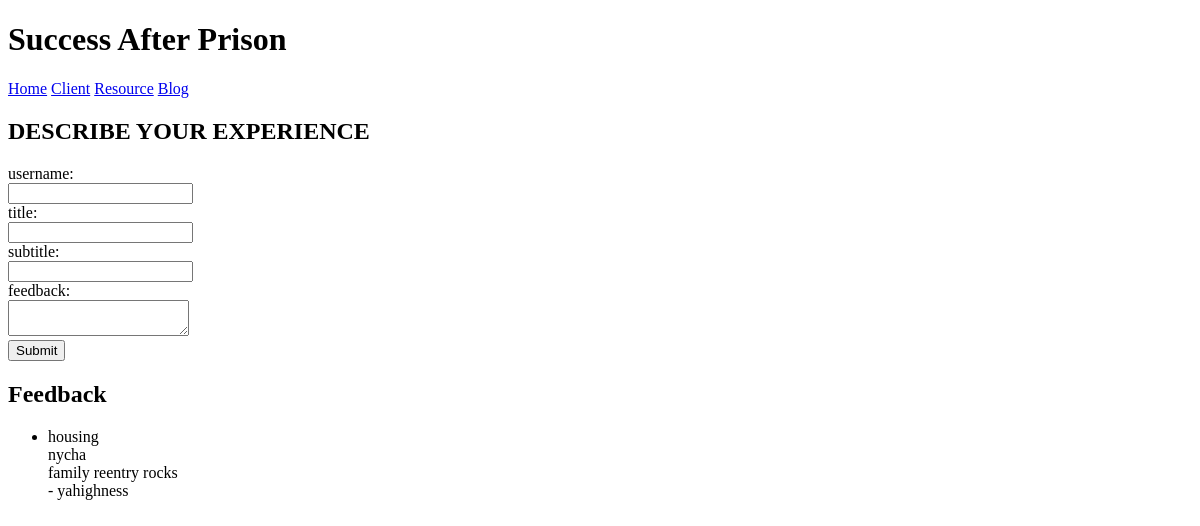
The page /blog/ on the database as committed earlier.
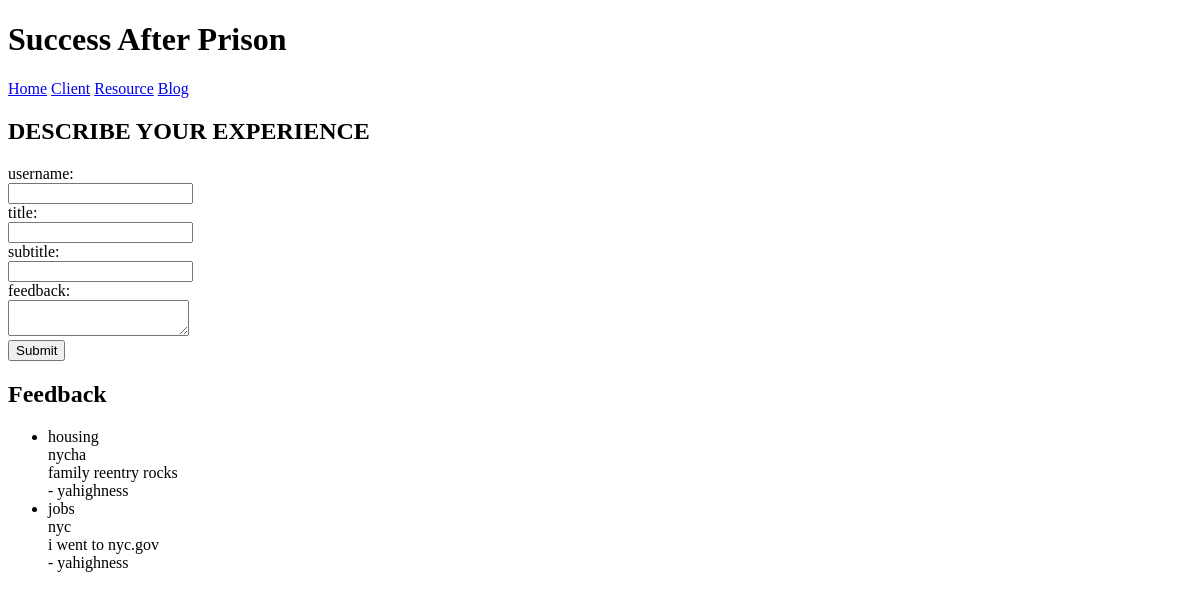
The same page on the database as committed later.
### my_sap/models.py (models this page shows)
class Post(models.Model):
    class Meta:
        ordering = ["-publish_date"]
    title = models.CharField(max_length=255, unique=True)
    subtitle = models.CharField(max_length=255, blank=True)
    body = models.TextField()
    date_created = models.DateTimeField(auto_now_add=True)
    date_modified = models.DateTimeField(auto_now=True)
    publish_date = models.DateTimeField(blank=True, null=True)
    published = models.BooleanField(default=False)
    author = models.ForeignKey(Profile, on_delete=models.PROTECT)
    tags = models.ManyToManyField(Tag, blank=True)

class Profile(models.Model):
    user = models.OneToOneField(
        settings.AUTH_USER_MODEL,
        on_delete=models.PROTECT,
    )
    bio = models.CharField(max_length=240, blank=True)
    def __str__(self):
        return self.user.get_username()

### my_sap/views.py (the view, shortened to what this page needs)
# urls.py: path("blog/",views.blog,name="blog"),
def blog(request):
    posts = Post.objects.all()
    context = {"posts": posts}
    return render(request, "blog.html", context)

### my_sap/templates/blog.html (shortened to what this page needs)
<!DOCTYPE html>
<html lang="en">
<head>
</head>
<body>
<h1>Success After Prison</h1>
<div class= "container">
	<a href="{% url 'home' %}">Home</a>
	<a href="{% url 'client' %}">Client</a>
	<a href="{% url 'resource' %}">Resource</a>
	<a href="{% url 'blog' %}">Blog</a>
</div>
<h2>DESCRIBE YOUR EXPERIENCE</h2>
<form action="" method="post">
	<label for="username"> username:</label><br>
    <input type="text" id="username" name="username"><br>
	<label for="title"> title:</label><br>
    <input type="text" id="title" name="title"><br>
	<label for="subtitle"> subtitle:</label><br>
    <input type="text" id="subtitle" name="subtitle"><br>
    <label for="body"> feedback:</label><br>
    <textarea id="body" name="body"></textarea><br>
	<input type="submit" value="Submit">
</form>
<h2>Feedback</h2>
<ul>
  {% for post in posts %}
    <li>
      {{ post.title }}<br>
      {{ post.subtitle }}<br>
      {{ post.body }}<br>
      - {{ post.author }}
    </li>
  {% endfor %}
</ul>
</body>
</html>

Rows that differ between the two databases and show on the page:
added Post: title "jobs", subtitle "nyc", body "i went to nyc.gov", author "yahighness"
